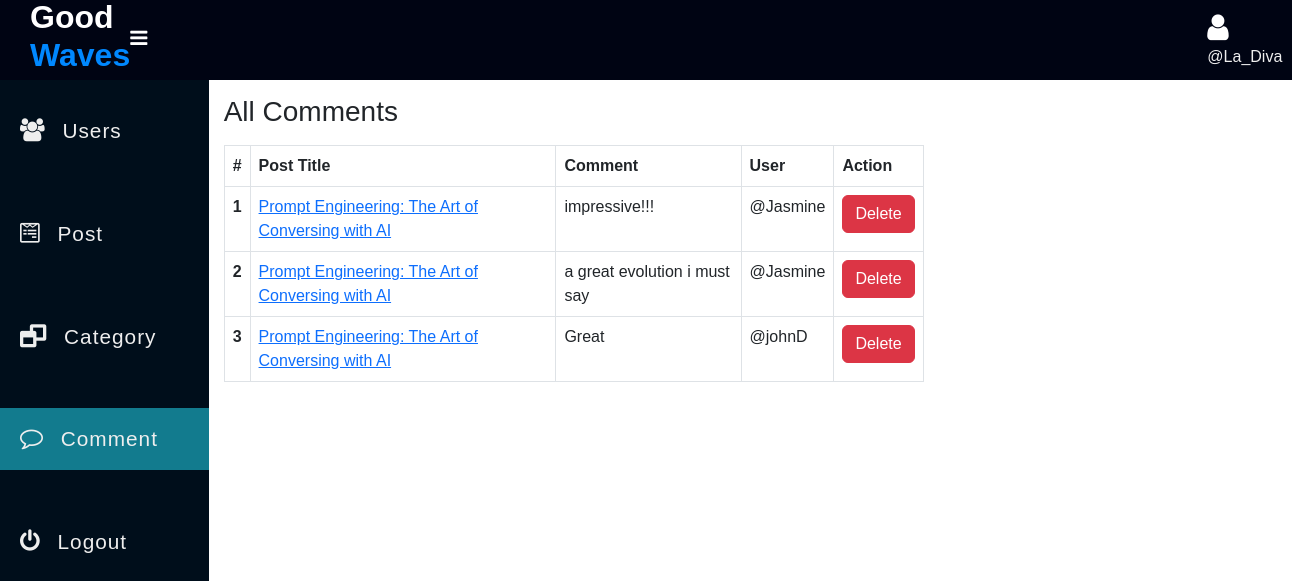
Page /admin/Comment.php (signed in) on the committed database.
### tables this page shows
CREATE TABLE `comment` (
  `comment_id` int(11) NOT NULL,
  `comment` varchar(255) NOT NULL,
  `user_id` int(11) NOT NULL,
  `post_id` int(11) NOT NULL,
  `created_at` datetime NOT NULL DEFAULT current_timestamp()
);

CREATE TABLE `post` (
  `post_id` int(11) NOT NULL,
  `post_title` varchar(127) NOT NULL,
  `post_text` text NOT NULL,
  `category` int(11) NOT NULL,
  `publish` int(2) NOT NULL DEFAULT 1,
  `cover_url` varchar(255) NOT NULL DEFAULT 'default.jpg',
  `created_at` datetime NOT NULL DEFAULT current_timestamp()
);

CREATE TABLE `users` (
  `id` int(11) NOT NULL,
  `full_name` varchar(255) NOT NULL,
  `username` varchar(255) NOT NULL,
  `password` varchar(255) NOT NULL
);

### admin/data/Comment.php (called while the page is built, shortened)
<?php
function getAllComment($conn){
   $sql = "SELECT * FROM comment";
   $stmt = $conn->prepare($sql);
   $stmt->execute();
   if($stmt->rowCount() >= 1){
   	   $data = $stmt->fetchAll();
   	   return $data;
   }else {
   	 return 0;
   }
}

### admin/data/Post.php (called while the page is built, shortened)
<?php
function getByIdDeep($conn, $id){
   $sql = "SELECT * FROM post WHERE post_id=?";
   $stmt = $conn->prepare($sql);
   $stmt->execute([$id]);
   if($stmt->rowCount() >= 1){
         $data = $stmt->fetch();
         return $data;
   }else {
       return 0;
   }
}
function getUserByID($conn, $id){
   $sql = "SELECT id, full_name, username FROM users WHERE id=?";
   $stmt = $conn->prepare($sql);
   $stmt->execute([$id]);
   if($stmt->rowCount() >= 1){
         $data = $stmt->fetch();
         return $data;
   }else {
       return 0;
   }
}

### admin/Comment.php (the view, shortened to what this page needs)
<?php
if (isset($_SESSION['admin_id']) && isset($_SESSION['username'])) {
 ?>
<!DOCTYPE html>
<html>
<head>
	<link rel="stylesheet" href="https://stackpath.bootstrapcdn.com/font-awesome/4.7.0/css/font-awesome.min.css">
	<link href="https://cdn.jsdelivr.net/npm/bootstrap@5.3.0/dist/css/bootstrap.min.css" rel="stylesheet">
	<link rel="stylesheet" href="../css/side-bar.css">
	<link rel="stylesheet" href="../css/style.css">
</head>
<body>
	<?php
	  include "inc/side-nav.php";
      include_once("data/Comment.php");
      include_once("data/Post.php");
      include_once("../db_conn.php");
      $comments = getAllComment($conn);
	?>
	 <div class="main-table">
	 	<h3 class="mb-3">All Comments</h3>
	 	<?php if ($comments != 0) { ?>
	 	<table class="table t1 table-bordered">
		  <thead>
		    <tr>
		      <th scope="col">#</th>
		      <th scope="col">Post Title</th>
		      <th scope="col">Comment</th>
		      <th scope="col">User</th>
		      <th scope="col">Action</th>
		    </tr>
		  </thead>
		  <tbody>
		  	<?php foreach ($comments as $comment) {
		  	?>
		    <tr>
		      <th scope="row"><?=$comment['comment_id'] ?></th>
		      <td>
		      	<a href="single_post.php?post_id=<?=$comment['post_id']?>">
		      	<?php
		      	$p = getByIdDeep($conn, $comment['post_id']);
		      	echo $p['post_title']; ?></a>
		      </td>
		      <td>
		      	<?=$comment['comment']?>
		      </td>
		      <td>
		      	<?php
		      	$u = getUserByID($conn, $comment['user_id']);
		      	echo '@'.$u['username']; ?>
		      </td>
		      <td>
		      	<a href="comment-delete.php?comment_id=<?=$comment['comment_id'] ?>" class="btn btn-danger">Delete</a>
		      </td>
		    </tr>
		    <?php } ?>
		  </tbody>
		</table>
	<?php }else{ ?>
		<div class="alert alert-warning">
			Empty!
		</div>
	<?php } ?>
	 </div>
	</section>
	</div>
</body>
</html>
<?php }else {
	header("Location: ../admin-login.php");
	exit;
} ?>

### css/side-bar.css (style rules this page uses)
* { padding: 0; margin: 0; box-sizing: border-box; font-family: arial, sans-serif; }

### css/style.css (style rules this page uses)
.main-table { width: 90%; max-width: 700px; }

### rows in the picture
comment: comment_id "1", post.post_title "Prompt Engineering: The Art of Conversing with AI", comment "impressive!!!", user.username "Jasmine"
comment: comment_id "2", post.post_title "Prompt Engineering: The Art of Conversing with AI", comment "a great evolution i must say", user.username "Jasmine"
comment: comment_id "3", post.post_title "Prompt Engineering: The Art of Conversing with AI", comment "Great", user.username "johnD"

### other values in the picture
$_SESSION['username'] "La_Diva"
